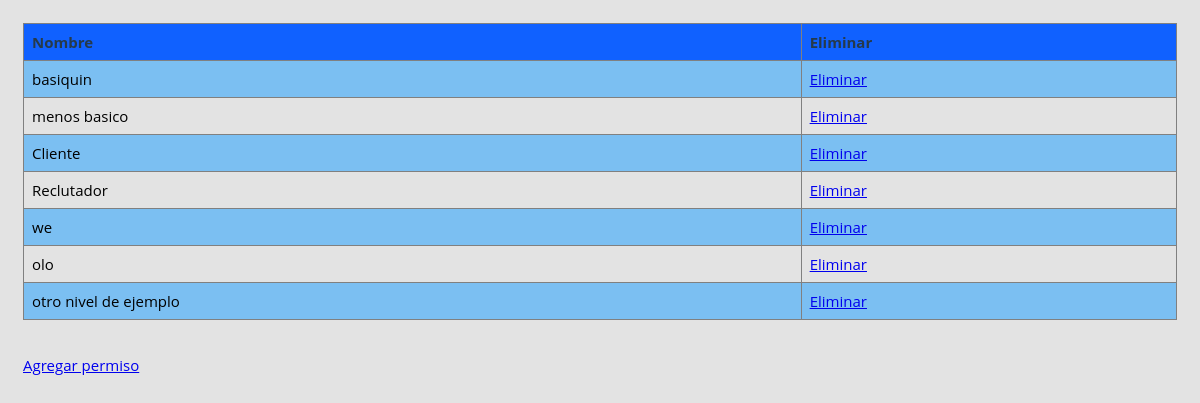
The page /reclutamiento-master/administrador/permisos/ver_permisos.php (signed in) on the database its author committed.
### tables this page shows
CREATE TABLE `permisos` (
  `id` int(50) NOT NULL,
  `nombre` varchar(50) NOT NULL
);

### reclutamiento-master/administrador/permisos/ver_permisos.php (the view, shortened to what this page needs)
<!DOCTYPE html>
<html lang="en">
<head>
    <link rel="stylesheet" type="text/css" href="../../style.css">
</head>
<body>
<?php
    include '../../config.php';
    $conn=mysqli_connect($host,$user,$pass,$name);
    echo "<table border = 1>
    <tr>
        <th>Nombre</th>
        <th>Eliminar</th>
    </tr>";
    $query = "SELECT * FROM permisos";
    $result = mysqli_query($conn, $query);
    while($row = mysqli_fetch_array($result)){
        $id = $row["id"];
        $nombre = $row["nombre"];
        if($id != 3){
            echo "<tr>
                <td>$nombre</td>
                <td><a href = 'eliminar_permiso.php?id=$id'>Eliminar</a></td>
            </tr>";
        }
    }
    echo "</table>";
?>
<p><a href="agregar_permisos.php">Agregar permiso</a></p>
</body>
</html>

### reclutamiento-master/style.css (style rules this page uses)
*, *:before, *:after { box-sizing: border-box; }
body { padding: 1em; font-family: 'Open Sans', 'Helvetica Neue', Helvetica, Arial, sans-serif; font-size: 15px; color: #b9b9b9; background-color: #e3e3e3; }
table { border-collapse: collapse; width: 100%; }
th, td , tr { font-family: 'Open Sans', 'Helvetica Neue', Helvetica, Arial, sans-serif; text-align: left; padding: 8px; color : #000 ; }
tr:nth-child(even) { background-color: #7BBFF2 }
th { background-color: #1061FF; color: #263A4A; }
h1 , h2 , p { color: #263A4A; }

### rows shown on the page
permisos: nombre "basiquin"
permisos: nombre "menos basico"
permisos: nombre "Cliente"
permisos: nombre "Reclutador"
permisos: nombre "we"
permisos: nombre "olo"
permisos: nombre "otro nivel de ejemplo"
